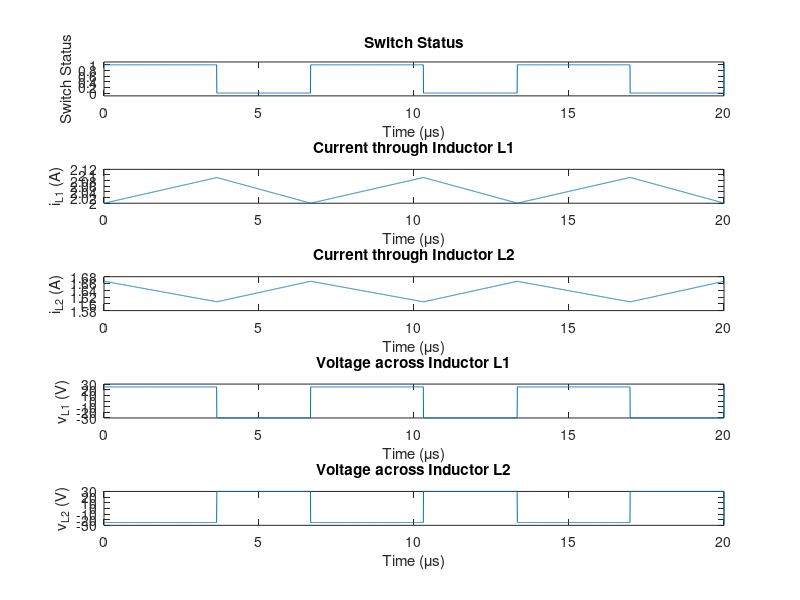

Source code (MATLAB):
% SEPIC Converter Simulation Parameters
Vin = 25;          % Input voltage in Volts
Vout = 30;         % Output voltage in Volts
Pout = 50;         % Output power in Watts
fs = 150e3;        % Switching frequency in Hz
D = 6/11;          % Duty cycle
L1 = 1e-3;         % Inductor L1 in Henry
L2 = 1.5e-3;       % Inductor L2 in Henry
C1 = 500e-6;       % Coupling capacitor in Farads
Co = 500e-6;       % Output capacitor in Farads
Rload = Vout^2 / Pout;  % Load resistance in Ohms
T = 1/fs;          % Switching period in seconds

% Simulation time
sim_time = 0.5e-3; % 0.5 milliseconds

% Create time vector
dt = T/1000;       % Time step
t = 0:dt:sim_time;

% Initialize variables
iL1 = zeros(size(t));
iL2 = zeros(size(t));
vL1 = zeros(size(t));
vL2 = zeros(size(t));
switch_status = zeros(size(t));

% Initial conditions
iL1(1) = 2;        % Initial current in L1
iL2(1) = 1.6667;   % Initial current in L2

% Simulation loop
for k = 1:length(t)-1
    % Determine switch status
    if mod(t(k), T) < D*T
        % Switch is ON
        switch_status(k) = 1;
        vL1(k) = Vin;
        vL2(k) = -Vin;
    else
        % Switch is OFF
        switch_status(k) = 0;
        vL1(k) = -Vout;
        vL2(k) = Vout;
    end
    
    % Update inductor currents
    iL1(k+1) = iL1(k) + (vL1(k)/L1)*dt;
    iL2(k+1) = iL2(k) + (vL2(k)/L2)*dt;
end

% Remove the last value for plotting consistency


% Plotting the waveforms
figure;
subplot(5,1,1);
plot(t*1e6, switch_status);
xlabel('Time (\mus)');
ylabel('Switch Status');
ylim([-0.1 1.1]);
xlim([[0 20]])
title('Switch Status');

subplot(5,1,2);
plot(t*1e6, iL1);
xlabel('Time (\mus)');
ylabel('i_{L1} (A)');
xlim([[0 20]])

title('Current through Inductor L1');

subplot(5,1,3);
plot(t*1e6, iL2);
xlabel('Time (\mus)');
ylabel('i_{L2} (A)');
xlim([[0 20]])

title('Current through Inductor L2');

subplot(5,1,4);
plot(t*1e6, vL1);
xlabel('Time (\mus)');
ylabel('v_{L1} (V)');
xlim([[0 20]])

title('Voltage across Inductor L1');

subplot(5,1,5);
plot(t*1e6, vL2);
xlabel('Time (\mus)');
ylabel('v_{L2} (V)');
xlim([[0 20]])

title('Voltage across Inductor L2');
